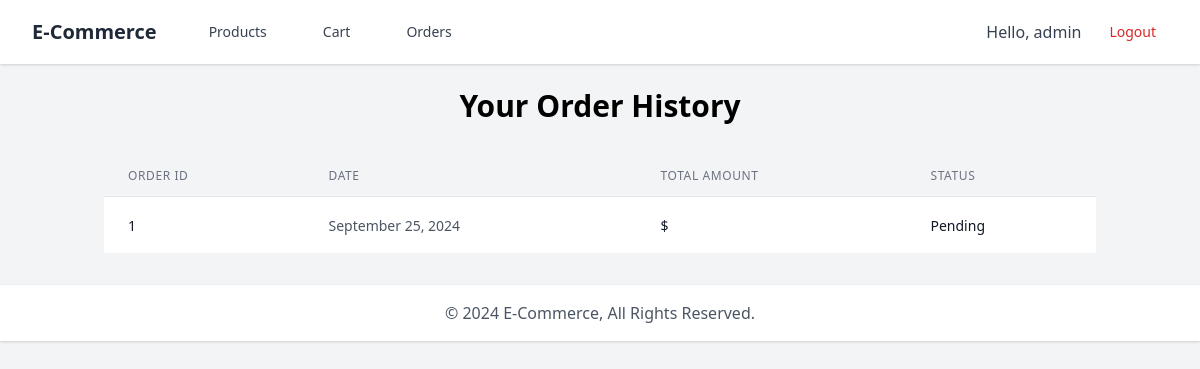
Screenshot of /orders/ (signed in) with the database file from the repository.
### shop/models.py (models this page shows, shortened)
class Order(models.Model):
    user = models.ForeignKey('auth.User', on_delete=models.CASCADE)
    created_at = models.DateTimeField(auto_now_add=True)
    status = models.CharField(max_length=50, default='Pending')  # E.g., 'Pending', 'Completed', 'Shipped'

### shop/views.py (the view)
# urls.py: path('orders/', views.order_history, name='order_history'),
@login_required(login_url='login')
def order_history(request):
    orders = Order.objects.filter(user=request.user).order_by('-created_at')
    return render(request, 'shop/order_history.html', {'orders': orders})

### templates/shop/order_history.html (shortened to what this page needs)
{% extends 'base.html' %}
{% block content %}
<div class="container mx-auto px-4">
    <h1 class="text-3xl font-bold mb-8 text-center">Your Order History</h1>
    {% if orders.count == 0 %}
    <div class="text-center">
        <p class="text-gray-600">You have not placed any orders yet. <a href="{% url 'product_list' %}" class="text-blue-500 hover:underline">Start Shopping</a></p>
    </div>
    {% else %}
    <div class="overflow-x-auto">
        <table class="min-w-full divide-y divide-gray-200">
            <thead>
                <tr>
                    <th class="px-6 py-3 text-left text-xs font-medium text-gray-500 uppercase tracking-wider">Order ID</th>
                    <th class="px-6 py-3 text-left text-xs font-medium text-gray-500 uppercase tracking-wider">Date</th>
                    <th class="px-6 py-3 text-left text-xs font-medium text-gray-500 uppercase tracking-wider">Total Amount</th>
                    <th class="px-6 py-3 text-left text-xs font-medium text-gray-500 uppercase tracking-wider">Status</th>
                </tr>
            </thead>
            <tbody class="bg-white divide-y divide-gray-200">
                {% for order in orders %}
                <tr>
                    <td class="px-6 py-4 whitespace-nowrap">
                        <span class="text-sm text-gray-900">{{ order.id }}</span>
                    </td>
                    <td class="px-6 py-4 whitespace-nowrap">
                        <span class="text-sm text-gray-600">{{ order.created_at|date:"F j, Y" }}</span>
                    </td>
                    <td class="px-6 py-4 whitespace-nowrap">
                        <span class="text-sm text-gray-900">${{ order.total_amount }}</span>
                    </td>
                    <td class="px-6 py-4 whitespace-nowrap">
                        <span class="text-sm text-gray-900">{{ order.status }}</span>
                    </td>
                </tr>
                {% endfor %}
            </tbody>
        </table>
    </div>
    {% endif %}
</div>
{% endblock %}

### templates/base.html (shortened to what this page needs)
<!DOCTYPE html>
<html lang="en">
<head>
    <link href="https://cdn.jsdelivr.net/npm/tailwindcss@2.2.19/dist/tailwind.min.css" rel="stylesheet">
</head>
<body class="bg-gray-100">
    <nav class="bg-white shadow">
        <div class="max-w-7xl mx-auto px-4 sm:px-6 lg:px-8">
            <div class="flex justify-between h-16">
                <div class="flex">
                    <div class="shrink-0 flex items-center">
                        <a href="{% url 'product_list' %}" class="text-xl font-bold text-gray-800">E-Commerce</a>
                    </div>
                    <div class="hidden sm:-my-px sm:ml-10 sm:flex space-x-8 items-center">
                        <a href="{% url 'product_list' %}" class="text-gray-700 hover:text-gray-900 px-3 py-2 rounded-md text-sm font-medium">Products</a>
                        <a href="{% url 'cart_detail' %}" class="text-gray-700 hover:text-gray-900 px-3 py-2 rounded-md text-sm font-medium">Cart</a>
                        <a href="{% url 'order_history' %}" class="text-gray-700 hover:text-gray-900 px-3 py-2 rounded-md text-sm font-medium">Orders</a>
                    </div>
                </div>
                <div class="hidden sm:flex sm:items-center sm:ml-6">
                    {% if user.is_authenticated %}
                        <span class="text-gray-700 mr-4">Hello, {{ user.username }}</span>
                        <a href="{% url 'logout' %}" class="text-red-600 hover:text-red-800 px-3 py-2 rounded-md text-sm font-medium">Logout</a>
                    {% else %}
                        <a href="{% url 'login' %}" class="text-gray-700 hover:text-gray-900 px-3 py-2 rounded-md text-sm font-medium">Login</a>
                        <a href="{% url 'register' %}" class="ml-4 text-gray-700 hover:text-gray-900 px-3 py-2 rounded-md text-sm font-medium">Sign Up</a>
                    {% endif %}
                </div>
            </div>
        </div>
    </nav>
    <div class="container mx-auto mt-6">
        {% block content %}{% endblock %}
    </div>
    <footer class="bg-white shadow mt-8">
        <div class="max-w-7xl mx-auto py-4 px-4 sm:px-6 lg:px-8 text-center">
            <p class="text-gray-600">© 2024 E-Commerce, All Rights Reserved.</p>
        </div>
    </footer>
</body>
</html>

### rows the page displays
Order: id "1", created_at "September 25, 2024", status "Pending"

### other values shown
{{ user.username }} "admin"
